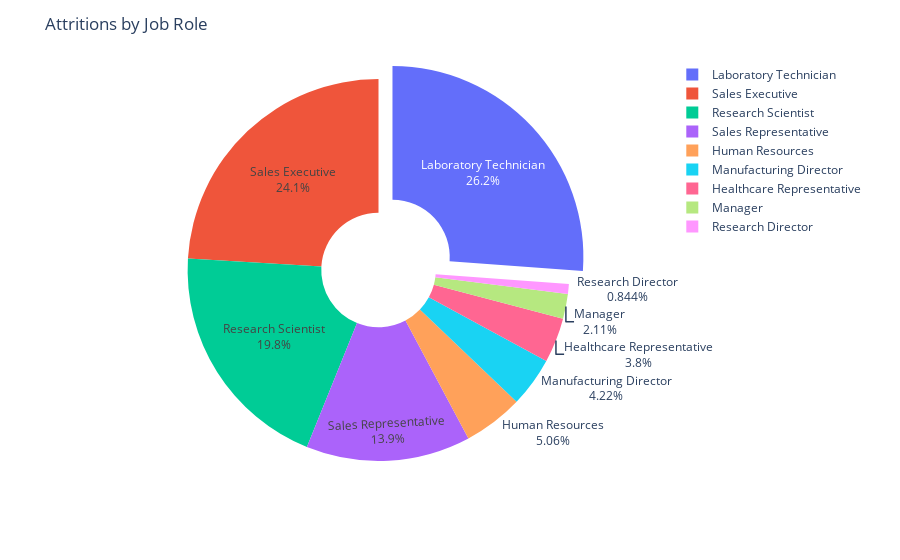

The notebook cell saved with this chart:
### Code cell
most_common_job_role = job_role_counts.idxmax()


fig = px.pie(job_role_counts, values=job_role_counts.values, names=job_role_counts.index, hole=0.3)


fig.update_traces(textinfo='percent+label', pull=[0.1 if x == most_common_job_role else 0 for x in job_role_counts.index])


fig.update_layout(title_text='Attritions by Job Role')

fig.show()


print("Most common job role of attritions:", most_common_job_role)

### Figure 1 — Plotly figure (JSON) as saved in the notebook; plotly's stock layout.template omitted (floating-point values rounded to 4 significant figures)
{"data": [{"domain": {"x": [0, 1], "y": [0, 1]}, "hole": 0.3, "hovertemplate": "JobRole=%{label}<br>value=%{value}<extra></extra>", "labels": ["Laboratory Technician", "Sales Executive", "Research Scientist", "Sales Representative", "Human Resources", "Manufacturing Director", "Healthcare Representative", "Manager", "Research Director"], "legendgroup": "", "name": "", "pull": [0.1, 0, 0, 0, 0, 0, 0, 0, 0], "showlegend": true, "textinfo": "percent+label", "type": "pie", "values": [62, 57, 47, 33, 12, 10, 9, 5, 2]}], "layout": {"legend": {"tracegroupgap": 0}, "margin": {"t": 60}, "title": {"text": "Attritions by Job Role"}}}
